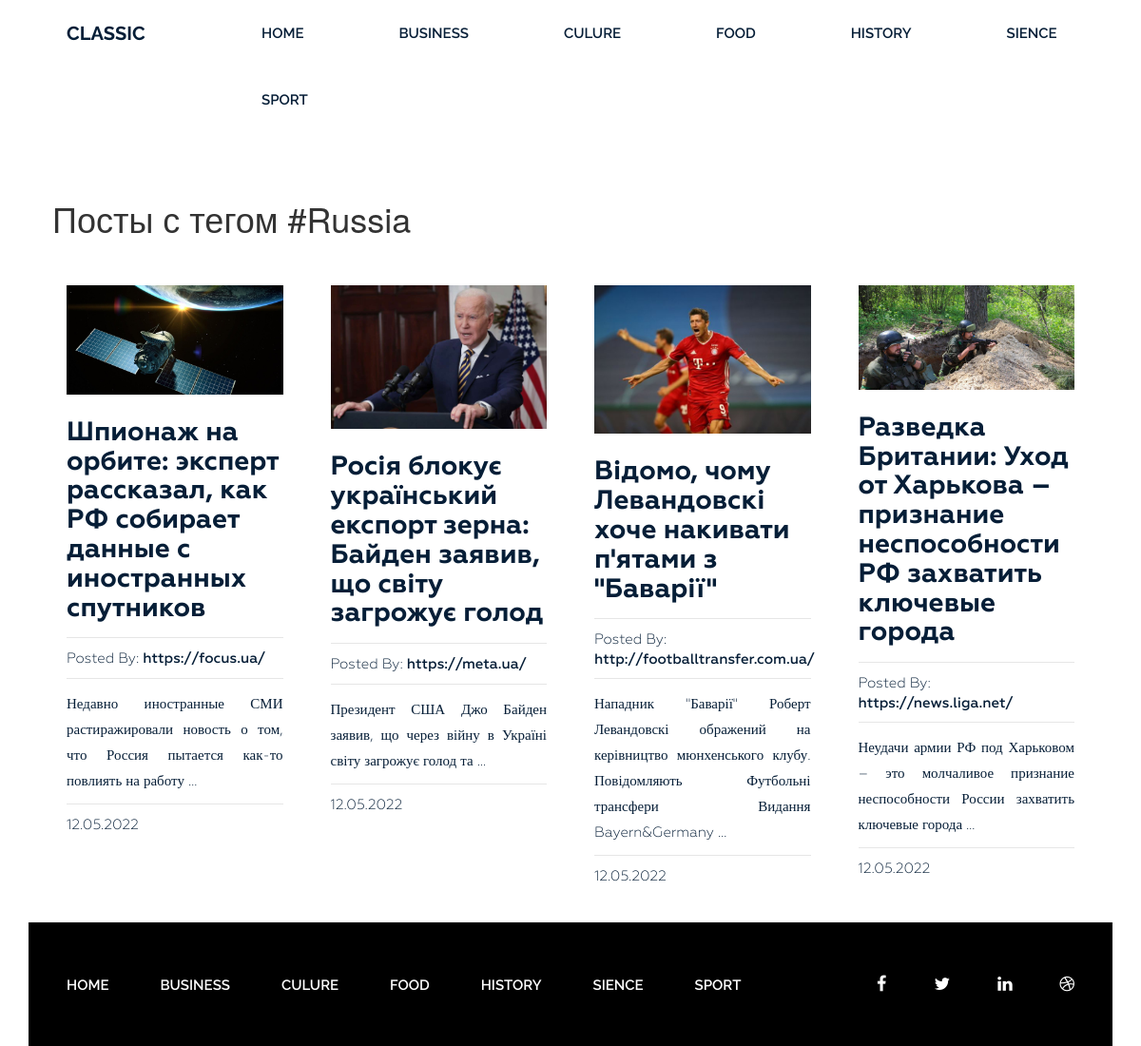
Screenshot of /tag/russia/ with the database file from the repository.
### blog/models.py (models this page shows, shortened)
class Category(models.Model):
    title = models.CharField(max_length=150)
    slug = models.SlugField(max_length=255, verbose_name='url', unique=True)
    def get_absolute_url(self):
        return reverse('category', kwargs={'slug': self.slug})
    class Meta:
        verbose_name = 'Категория'
        verbose_name_plural = 'Категории'
        ordering = ['title']

class Tag(models.Model):
    title = models.CharField(max_length=50)
    slug = models.SlugField(max_length=50, verbose_name='url slag', unique=True)
    def __str__(self):
        return self.title
    class Meta:
        verbose_name = 'Тег'
        verbose_name_plural = 'Теги'
        ordering = ['title']

class Post(models.Model):
    title = models.CharField(max_length=255)
    slug = models.SlugField(max_length=255, verbose_name='url', unique=True)
    author = models.CharField(max_length=100)
    content = models.TextField(blank=True)
    created_at = models.DateTimeField(auto_now_add=True, verbose_name='Опубликовано')
    photo = models.ImageField(upload_to='photos/media/%Y/%m/%d', blank=True)
    views = models.IntegerField(default=0, verbose_name='Просмотры')
    category = models.ForeignKey(Category, on_delete=models.PROTECT, related_name='posts')
    tags = models.ManyToManyField(Tag, blank=True, related_name='posts')
    def get_absolute_url(self):
        return reverse('post', kwargs={'slug': self.slug})
    class Meta:
        verbose_name = 'Пост'
        verbose_name_plural = 'Посты'
        ordering = ['-created_at']

### blog/views.py (the view)
# urls.py: path('tag/<str:slug>/', Posts_by_tag.as_view(), name='tag'),
class Posts_by_tag(ListView):
    template_name = 'blog/tag_page.html'
    context_object_name = 'posts'
    paginate_by = 16
    allow_empty = False
    def get_context_data(self, *, object_list=None, **kwargs):
        context = super().get_context_data(**kwargs)
        context['title'] = Tag.objects.get(slug=self.kwargs['slug'])
        return context
    def get_queryset(self):
        return Post.objects.filter(tags__slug=self.kwargs['slug'])

### blog/templatetags/menu.py (called while the page is built)
@register.inclusion_tag('blog/menu_tpl.html')
def show_menu(menu_class='menu'):
    categories = Category.objects.annotate(cat=Count('posts', filter=F('posts__id'))).filter(cat__gt=0)
    return {'categories': categories, 'menu_class': menu_class}

### blog/templatetags/pagination.py (called while the page is built)
@register.inclusion_tag('blog/pagination_tpl.html')
def show_pagination(page_obj):
    return {'page_obj': page_obj}

### blog/templates/blog/tag_page.html (shortened to what this page needs)
{% extends 'base.html' %}
{% load static %}
{% load pagination %}
{% block cont %}
    <section class="blog-post-area">
        <div class="container">
            <div class="row">
                <div class="blog-post-area-style">
                    <h1>Посты с тегом #{{ title }}</h1>
                    {% for post in posts %}
                        <div class="col-md-3">
                            <div class="single-post" style="margin: 40px 0">
                                {% if post.photo %}
                                    <img src="{{ post.photo.url }}" alt="photo - {{ post.title }}">
                                {% else %}
                                    <img src="{% static 'img/post-image4.jpg' %}" alt="photo - {{ post.title }}">
                                {% endif %}
                                <h3><a href="{{ post.get_absolute_url }}">{{ post.title }}</a></h3>
                                <h4><span>Posted By: <span class="author-name">{{ post.author }}</span></span>
                                </h4>
                                {% autoescape off %}
                                    {{ post.content|truncatewords:14 }}
                                {% endautoescape %}
                                <h4><span>{{ post.created_at|date:'d.m.Y' }}</span></h4>
                            </div>
                        </div>
                    {% endfor %}
                </div>
            </div>
        </div>
    </section>
{% endblock %}

### blog/templates/blog/menu_tpl.html
<div class="{{ menu_class }}">
    <ul>
        <li><a href="{% url 'home' %}">Home</a></li>
        {% for categor in categories %}
            <li><a href="{{ categor.get_absolute_url }}">{{ categor.title }}</a></li>
        {% endfor %}
    </ul>
</div>

### NewBlog/static/style.css (style rules this page uses)
.wrapper header.header .menu { margin: 0 }
.wrapper header.header .menu ul { float: right; margin: 0; padding: 0; margin-right: 4px; }
.wrapper header.header .menu ul li { display: inline-block; list-style: outside none none; margin: 0 -4px 0 0; }
.wrapper header.header .menu ul li a { color: rgb(6, 30, 55); font-family: "Raleway", sans-serif; font-size: 15px; font-weight: 600; line-height: 70px; padding: 26px 50px; text-decoration: none; text-transform: uppercase; }
section.blog-post-area { margin-top: 50px; }
section.blog-post-area img { width: 100%; }
section.blog-post-area .single-post { padding-right: 20px; margin: 100px 0px 0px; }
section.blog-post-area h4 span { font-family: Geometria; font-weight: 400; font-size: 15px; color: #061e37; text-decoration: none; }
section.blog-post-area h4 span.author-name { font-weight: 500; }
.blog-post-area .single-post h3 a { font-family: Geometria; font-size: 28px; font-weight: 700; text-decoration: none; color: #061e37; }
.blog-post-area .single-post p { color: #061e37; font-family: Geometria; font-size: 15px; font-weight: 400; line-height: 27px; padding-top: 14px; position: relative; text-align: justify; }
.blog-post-area .single-post h4 { margin-bottom: 12px; padding-top: 10px; position: relative; }
.blog-post-area .single-post h4::before { background: #e6e6e6 none repeat scroll 0 0; content: ""; height: 1px; position: absolute; top: 0; width: 100%; }
.blog-post-area .single-post p::before { background: #e6e6e6 none repeat scroll 0 0; content: ""; height: 1px; position: absolute; top: 0; width: 100%; }
.blog-post-area .single-post h3 { margin: 25px 0 15px; }
.blog-post-area .blog-post-area-style { margin: 0 20px 0 40px; }
.wrapper footer.footer .footer-menu { margin: 0 }
.wrapper footer.footer .footer-menu ul { line-height: 130px; margin: 0; padding: 0; }
.wrapper footer.footer .footer-menu ul li { display: inline; list-style: outside none none; margin: 0; padding: 30px 0px; }
.wrapper footer.footer .footer-menu ul li a { color: #fff; font-family: "Raleway", sans-serif; font-size: 15px; font-weight: 600; line-height: 70px; margin-left: 40px; padding: 26px 10px 26px 0; text-decoration: none; text-transform: uppercase; }

### rows the page displays
Category: title "BUSINESS"
Category: title "CULURE"
Category: title "FOOD"
Category: title "HISTORY"
Category: title "SIENCE"
Category: title "SPORT"
Tag: title "Russia"
Post: photo (picture), title "Шпионаж на орбите: эксперт рассказал, как РФ собирает данные с иностранных спутников", author "https://focus.ua/", content "Недавно иностранные СМИ растиражировали новость о том, что Россия пытается как-то повлиять на работу …", created_at "12.05.2022"
Post: photo (picture), title "Росія блокує український експорт зерна: Байден заявив, що світу загрожує голод", author "https://meta.ua/", content "Президент США Джо Байден заявив, що через війну в Україні світу загрожує голод та …", created_at "12.05.2022"
Post: photo (picture), title "Відомо, чому Левандовскі хоче накивати п'ятами з \"Баварії\"", author "http://footballtransfer.com.ua/", content "Нападник \"Баварії\" Роберт Левандовскі ображений на керівництво мюнхенського клубу. Повідомляють Футбольні трансфери Видання Bayern&Germany …", created_at "12.05.2022"
Post: photo (picture), title "Разведка Британии: Уход от Харькова – признание неспособности РФ захватить ключевые города", author "https://news.liga.net/", content "Неудачи армии РФ под Харьковом – это молчаливое признание неспособности России захватить ключевые города …", created_at "12.05.2022"
